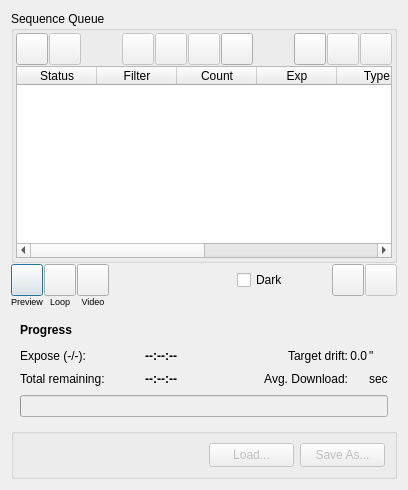
     <widget class="QWidget" name="rightLayoutWidget">
      <layout class="QVBoxLayout" name="RightLayout">
       <property name="spacing">
        <number>2</number>
       </property>
       <item>
        <layout class="QVBoxLayout" name="SequenceQueue">
         <property name="spacing">
          <number>1</number>
         </property>
         <item>
          <widget class="QGroupBox" name="sequenceBox">
           <property name="sizePolicy">
            <sizepolicy hsizetype="Expanding" vsizetype="Expanding">
             <horstretch>0</horstretch>
             <verstretch>0</verstretch>
            </sizepolicy>
           </property>
           <property name="title">
            <string>Sequence Queue</string>
           </property>
           <layout class="QVBoxLayout" name="verticalLayout_8">
            <property name="spacing">
             <number>1</number>
            </property>
            <property name="leftMargin">
             <number>2</number>
            </property>
            <property name="topMargin">
             <number>2</number>
            </property>
            <property name="rightMargin">
             <number>2</number>
            </property>
            <property name="bottomMargin">
             <number>2</number>
            </property>
            <item>
             <layout class="QHBoxLayout" name="horizontalLayout_14" stretch="0,0,1,0,0,0,0,0,2,0,0">
              <property name="spacing">
               <number>1</number>
              </property>
              <item>
               <widget class="QPushButton" name="addToQueueB">
                <property name="sizePolicy">
                 <sizepolicy hsizetype="Fixed" vsizetype="Fixed">
                  <horstretch>0</horstretch>
                  <verstretch>0</verstretch>
                 </sizepolicy>
                </property>
                <property name="minimumSize">
                 <size>
                  <width>32</width>
                  <height>32</height>
                 </size>
                </property>
                <property name="maximumSize">
                 <size>
                  <width>32</width>
                  <height>32</height>
                 </size>
                </property>
                <property name="text">
                 <string/>
                </property>
                <attribute name="buttonGroup">
                 <string notr="true">queueEditButtonGroup</string>
                </attribute>
               </widget>
              </item>
              <item>
               <widget class="QPushButton" name="removeFromQueueB">
                <property name="enabled">
                 <bool>false</bool>
                </property>
                <property name="sizePolicy">
                 <sizepolicy hsizetype="Fixed" vsizetype="Fixed">
                  <horstretch>0</horstretch>
                  <verstretch>0</verstretch>
                 </sizepolicy>
                </property>
                <property name="minimumSize">
                 <size>
                  <width>32</width>
                  <height>32</height>
                 </size>
                </property>
                <property name="maximumSize">
                 <size>
                  <width>32</width>
                  <height>32</height>
                 </size>
                </property>
                <property name="text">
                 <string/>
                </property>
                <attribute name="buttonGroup">
                 <string notr="true">queueEditButtonGroup</string>
                </attribute>
               </widget>
              </item>
              <item>
               <spacer name="horizontalSpacer_SQ1">
                <property name="orientation">
                 <enum>Qt::Horizontal</enum>
                </property>
                <property name="sizeType">
                 <enum>QSizePolicy::Expanding</enum>
                </property>
                <property name="sizeHint" stdset="0">
                 <size>
                  <width>40</width>
                  <height>20</height>
                 </size>
                </property>
               </spacer>
              </item>
              <item>
               <widget class="QPushButton" name="queueUpB">
                <property name="enabled">
                 <bool>false</bool>
                </property>
                <property name="sizePolicy">
                 <sizepolicy hsizetype="Fixed" vsizetype="Fixed">
                  <horstretch>0</horstretch>
                  <verstretch>0</verstretch>
                 </sizepolicy>
                </property>
                <property name="minimumSize">
                 <size>
                  <width>32</width>
                  <height>32</height>
                 </size>
                </property>
                <property name="maximumSize">
                 <size>
                  <width>32</width>
                  <height>32</height>
                 </size>
                </property>
                <property name="text">
                 <string/>
                </property>
                <attribute name="buttonGroup">
                 <string notr="true">queueEditButtonGroup</string>
                </attribute>
               </widget>
              </item>
              <item>
               <widget class="QPushButton" name="queueDownB">
                <property name="enabled">
                 <bool>false</bool>
                </property>
                <property name="sizePolicy">
                 <sizepolicy hsizetype="Fixed" vsizetype="Fixed">
                  <horstretch>0</horstretch>
                  <verstretch>0</verstretch>
                 </sizepolicy>
                </property>
                <property name="minimumSize">
                 <size>
                  <width>32</width>
                  <height>32</height>
                 </size>
                </property>
                <property name="maximumSize">
                 <size>
                  <width>32</width>
                  <height>32</height>
                 </size>
                </property>
                <property name="text">
                 <string/>
                </property>
                <attribute name="buttonGroup">
                 <string notr="true">queueEditButtonGroup</string>
                </attribute>
               </widget>
              </item>
              <item>
               <widget class="QPushButton" name="resetB">
                <property name="enabled">
                 <bool>false</bool>
                </property>
                <property name="sizePolicy">
                 <sizepolicy hsizetype="Fixed" vsizetype="Fixed">
                  <horstretch>0</horstretch>
                  <verstretch>0</verstretch>
                 </sizepolicy>
                </property>
                <property name="minimumSize">
                 <size>
                  <width>32</width>
                  <height>32</height>
                 </size>
                </property>
                <property name="maximumSize">
                 <size>
                  <width>32</width>
                  <height>32</height>
                 </size>
                </property>
                <property name="toolTip">
                 <string>Reset status of all jobs</string>
                </property>
                <property name="text">
                 <string/>
                </property>
                <attribute name="buttonGroup">
                 <string notr="true">queueEditButtonGroup</string>
                </attribute>
               </widget>
              </item>
              <item>
               <widget class="QPushButton" name="observerB">
                <property name="minimumSize">
                 <size>
                  <width>32</width>
                  <height>32</height>
                 </size>
                </property>
                <property name="maximumSize">
                 <size>
                  <width>32</width>
                  <height>32</height>
                 </size>
                </property>
                <property name="toolTip">
                 <string>Select Observer...</string>
                </property>
                <property name="text">
                 <string/>
                </property>
               </widget>
              </item>
              <item>
               <spacer name="horizontalSpacer_SQ2">
                <property name="orientation">
                 <enum>Qt::Horizontal</enum>
                </property>
                <property name="sizeHint" stdset="0">
                 <size>
                  <width>40</width>
                  <height>20</height>
                 </size>
                </property>
               </spacer>
              </item>
              <item>
               <widget class="QPushButton" name="queueLoadB">
                <property name="sizePolicy">
                 <sizepolicy hsizetype="Fixed" vsizetype="Fixed">
                  <horstretch>0</horstretch>
                  <verstretch>0</verstretch>
                 </sizepolicy>
                </property>
                <property name="minimumSize">
                 <size>
                  <width>32</width>
                  <height>32</height>
                 </size>
                </property>
                <property name="maximumSize">
                 <size>
                  <width>32</width>
                  <height>32</height>
                 </size>
                </property>
                <property name="toolTip">
                 <string>Load Capture Sequence from File...</string>
                </property>
                <property name="text">
                 <string/>
                </property>
                <attribute name="buttonGroup">
                 <string notr="true">queueEditButtonGroup</string>
                </attribute>
               </widget>
              </item>
              <item>
               <widget class="QPushButton" name="queueSaveB">
                <property name="enabled">
                 <bool>false</bool>
                </property>
                <property name="sizePolicy">
                 <sizepolicy hsizetype="Fixed" vsizetype="Fixed">
                  <horstretch>0</horstretch>
                  <verstretch>0</verstretch>
                 </sizepolicy>
                </property>
                <property name="minimumSize">
                 <size>
                  <width>32</width>
                  <height>32</height>
                 </size>
                </property>
                <property name="maximumSize">
                 <size>
                  <width>32</width>
                  <height>32</height>
                 </size>
                </property>
                <property name="toolTip">
                 <string>Save Capture Sequence...</string>
                </property>
                <property name="text">
                 <string/>
                </property>
                <attribute name="buttonGroup">
                 <string notr="true">queueEditButtonGroup</string>
                </attribute>
               </widget>
              </item>
              <item>
               <widget class="QPushButton" name="queueSaveAsB">
                <property name="enabled">
                 <bool>false</bool>
                </property>
                <property name="sizePolicy">
                 <sizepolicy hsizetype="Fixed" vsizetype="Fixed">
                  <horstretch>0</horstretch>
                  <verstretch>0</verstretch>
                 </sizepolicy>
                </property>
                <property name="minimumSize">
                 <size>
                  <width>32</width>
                  <height>32</height>
                 </size>
                </property>
                <property name="maximumSize">
                 <size>
                  <width>32</width>
                  <height>32</height>
                 </size>
                </property>
                <property name="toolTip">
                 <string>Save Capture Sequence As...</string>
                </property>
                <property name="text">
                 <string/>
                </property>
                <attribute name="buttonGroup">
                 <string notr="true">queueEditButtonGroup</string>
                </attribute>
               </widget>
              </item>
             </layout>
            </item>
            <item>
             <widget class="QTableWidget" name="queueTable">
              <property name="sizePolicy">
               <sizepolicy hsizetype="MinimumExpanding" vsizetype="MinimumExpanding">
                <horstretch>0</horstretch>
                <verstretch>0</verstretch>
               </sizepolicy>
              </property>
              <property name="horizontalScrollBarPolicy">
               <enum>Qt::ScrollBarAsNeeded</enum>
              </property>
              <property name="selectionBehavior">
               <enum>QAbstractItemView::SelectRows</enum>
              </property>
              <attribute name="horizontalHeaderMinimumSectionSize">
               <number>30</number>
              </attribute>
              <attribute name="horizontalHeaderDefaultSectionSize">
               <number>80</number>
              </attribute>
              <column>
               <property name="text">
                <string>Status</string>
               </property>
              </column>
              <column>
               <property name="text">
                <string>Filter</string>
               </property>
              </column>
              <column>
               <property name="text">
                <string>Count</string>
               </property>
              </column>
              <column>
               <property name="text">
                <string>Exp</string>
               </property>
              </column>
              <column>
               <property name="text">
                <string>Type</string>
               </property>
              </column>
              <column>
               <property name="text">
                <string>Bin</string>
               </property>
              </column>
              <column>
               <property name="text">
                <string>ISO/Gain</string>
               </property>
              </column>
              <column>
               <property name="text">
                <string>Offset</string>
               </property>
              </column>
             </widget>
            </item>
           </layout>
          </widget>
         </item>
         <item>
          <layout class="QGridLayout" name="buttonsGrid" columnstretch="0,0,0,3,0,1,0,0">
           <property name="verticalSpacing">
            <number>0</number>
           </property>
           <item row="1" column="2">
            <widget class="QLabel" name="videoLabel">
             <property name="font">
              <font>
               <pointsize>7</pointsize>
              </font>
             </property>
             <property name="text">
              <string>Video</string>
             </property>
             <property name="alignment">
              <set>Qt::AlignCenter</set>
             </property>
            </widget>
           </item>
           <item row="1" column="0">
            <widget class="QLabel" name="previewLabel">
             <property name="font">
              <font>
               <pointsize>7</pointsize>
              </font>
             </property>
             <property name="text">
              <string>Preview</string>
             </property>
             <property name="alignment">
              <set>Qt::AlignCenter</set>
             </property>
            </widget>
           </item>
           <item row="1" column="1">
            <widget class="QLabel" name="loopLabel">
             <property name="font">
              <font>
               <pointsize>7</pointsize>
              </font>
             </property>
             <property name="text">
              <string>Loop</string>
             </property>
             <property name="alignment">
              <set>Qt::AlignCenter</set>
             </property>
            </widget>
           </item>
           <item row="0" column="1">
            <widget class="QPushButton" name="loopB">
             <property name="minimumSize">
              <size>
               <width>32</width>
               <height>32</height>
              </size>
             </property>
             <property name="maximumSize">
              <size>
               <width>32</width>
               <height>32</height>
              </size>
             </property>
             <property name="toolTip">
              <string>Start Framing (Looping)...</string>
             </property>
             <property name="text">
              <string/>
             </property>
             <property name="icon">
              <iconset theme="media-playlist-repeat"/>
             </property>
             <property name="iconSize">
              <size>
               <width>28</width>
               <height>28</height>
              </size>
             </property>
             <attribute name="buttonGroup">
              <string notr="true">sequenceControlsButtonGroup</string>
             </attribute>
            </widget>
           </item>
           <item row="0" column="6">
            <widget class="QPushButton" name="startB">
             <property name="sizePolicy">
              <sizepolicy hsizetype="Fixed" vsizetype="Fixed">
               <horstretch>0</horstretch>
               <verstretch>0</verstretch>
              </sizepolicy>
             </property>
             <property name="minimumSize">
              <size>
               <width>32</width>
               <height>32</height>
              </size>
             </property>
             <property name="maximumSize">
              <size>
               <width>32</width>
               <height>32</height>
              </size>
             </property>
             <property name="toolTip">
              <string>Start Sequence</string>
             </property>
             <property name="text">
              <string/>
             </property>
             <attribute name="buttonGroup">
              <string notr="true">sequenceControlsButtonGroup</string>
             </attribute>
            </widget>
           </item>
           <item row="0" column="2">
            <widget class="QPushButton" name="liveVideoB">
             <property name="enabled">
              <bool>true</bool>
             </property>
             <property name="minimumSize">
              <size>
               <width>32</width>
               <height>32</height>
              </size>
             </property>
             <property name="maximumSize">
              <size>
               <width>32</width>
               <height>32</height>
              </size>
             </property>
             <property name="toolTip">
              <string>Live Video...</string>
             </property>
             <property name="styleSheet">
              <string notr="true"/>
             </property>
             <property name="text">
              <string/>
             </property>
             <property name="icon">
              <iconset theme="camera-off"/>
             </property>
             <property name="iconSize">
              <size>
               <width>28</width>
               <height>28</height>
              </size>
             </property>
             <property name="checkable">
              <bool>true</bool>
             </property>
             <attribute name="buttonGroup">
              <string notr="true">sequenceControlsButtonGroup</string>
             </attribute>
            </widget>
           </item>
           <item row="0" column="5">
            <spacer name="buttonSpacer">
             <property name="orientation">
              <enum>Qt::Horizontal</enum>
             </property>
             <property name="sizeType">
              <enum>QSizePolicy::Expanding</enum>
             </property>
             <property name="sizeHint" stdset="0">
              <size>
               <width>20</width>
               <height>20</height>
              </size>
             </property>
            </spacer>
           </item>
           <item row="0" column="3">
            <spacer name="horizontalSpacer_4">
             <property name="orientation">
              <enum>Qt::Horizontal</enum>
             </property>
             <property name="sizeHint" stdset="0">
              <size>
               <width>40</width>
               <height>20</height>
              </size>
             </property>
            </spacer>
           </item>
           <item row="0" column="0">
            <widget class="QPushButton" name="previewB">
             <property name="minimumSize">
              <size>
               <width>32</width>
               <height>32</height>
              </size>
             </property>
             <property name="maximumSize">
              <size>
               <width>32</width>
               <height>32</height>
              </size>
             </property>
             <property name="toolTip">
              <string>Capture a Preview...</string>
             </property>
             <property name="text">
              <string/>
             </property>
             <property name="icon">
              <iconset theme="camera-photo"/>
             </property>
             <property name="iconSize">
              <size>
               <width>28</width>
               <height>28</height>
              </size>
             </property>
             <property name="autoDefault">
              <bool>true</bool>
             </property>
             <property name="default">
              <bool>true</bool>
             </property>
             <attribute name="buttonGroup">
              <string notr="true">sequenceControlsButtonGroup</string>
             </attribute>
            </widget>
           </item>
           <item row="0" column="4">
            <widget class="QCheckBox" name="darkB">
             <property name="sizePolicy">
              <sizepolicy hsizetype="Minimum" vsizetype="Maximum">
               <horstretch>0</horstretch>
               <verstretch>0</verstretch>
              </sizepolicy>
             </property>
             <property name="sizeIncrement">
              <size>
               <width>0</width>
               <height>0</height>
              </size>
             </property>
             <property name="baseSize">
              <size>
               <width>0</width>
               <height>0</height>
              </size>
             </property>
             <property name="toolTip">
              <string>&lt;html&gt;&lt;head/&gt;&lt;body&gt;&lt;p&gt;Automatically apply dark subtraction on preview images if a suitable dark frame is available.&lt;/p&gt;&lt;/body&gt;&lt;/html&gt;</string>
             </property>
             <property name="text">
              <string>Dark</string>
             </property>
            </widget>
           </item>
           <item row="0" column="7">
            <widget class="QPushButton" name="pauseB">
             <property name="enabled">
              <bool>false</bool>
             </property>
             <property name="sizePolicy">
              <sizepolicy hsizetype="Fixed" vsizetype="Fixed">
               <horstretch>0</horstretch>
               <verstretch>0</verstretch>
              </sizepolicy>
             </property>
             <property name="minimumSize">
              <size>
               <width>32</width>
               <height>32</height>
              </size>
             </property>
             <property name="maximumSize">
              <size>
               <width>32</width>
               <height>32</height>
              </size>
             </property>
             <property name="toolTip">
              <string>Pause Sequence</string>
             </property>
             <property name="text">
              <string/>
             </property>
             <property name="autoDefault">
              <bool>true</bool>
             </property>
             <property name="default">
              <bool>true</bool>
             </property>
             <attribute name="buttonGroup">
              <string notr="true">sequenceControlsButtonGroup</string>
             </attribute>
            </widget>
           </item>
          </layout>
         </item>
        </layout>
       </item>
       <item>
        <layout class="QVBoxLayout" name="verticalLayout">
         <property name="spacing">
          <number>2</number>
         </property>
         <item>
          <widget class="QFrame" name="processGrid">
           <property name="frameShape">
            <enum>QFrame::Box</enum>
           </property>
           <property name="frameShadow">
            <enum>QFrame::Sunken</enum>
           </property>
           <property name="lineWidth">
            <number>0</number>
           </property>
           <layout class="QGridLayout" name="progressGrid" columnstretch="0,0,10,0,1,0">
            <property name="horizontalSpacing">
             <number>2</number>
            </property>
            <item row="2" column="0">
             <widget class="QLabel" name="jobLabel">
              <property name="text">
               <string>Total remaining:</string>
              </property>
             </widget>
            </item>
            <item row="1" column="0">
             <widget class="QLabel" name="frameInfoLabel">
              <property name="font">
               <font>
                <bold>false</bold>
               </font>
              </property>
              <property name="text">
               <string>Expose (-/-):</string>
              </property>
             </widget>
            </item>
            <item row="2" column="2">
             <spacer name="horizontalSpacer_5">
              <property name="orientation">
               <enum>Qt::Horizontal</enum>
              </property>
              <property name="sizeHint" stdset="0">
               <size>
                <width>40</width>
                <height>20</height>
               </size>
              </property>
             </spacer>
            </item>
            <item row="1" column="1">
             <widget class="QLabel" name="frameRemainingTime">
              <property name="minimumSize">
               <size>
                <width>70</width>
                <height>0</height>
               </size>
              </property>
              <property name="font">
               <font>
                <bold>true</bold>
               </font>
              </property>
              <property name="text">
               <string>--:--:--</string>
              </property>
              <property name="alignment">
               <set>Qt::AlignRight|Qt::AlignTrailing|Qt::AlignVCenter</set>
              </property>
             </widget>
            </item>
            <item row="2" column="4">
             <widget class="QLabel" name="avgDownloadTime">
              <property name="text">
               <string/>
              </property>
              <property name="alignment">
               <set>Qt::AlignRight|Qt::AlignTrailing|Qt::AlignVCenter</set>
              </property>
             </widget>
            </item>
            <item row="0" column="0">
             <widget class="QLabel" name="progressLabel">
              <property name="text">
               <string>&lt;b&gt;Progress&lt;/b&gt;</string>
              </property>
             </widget>
            </item>
            <item row="2" column="1">
             <widget class="QLabel" name="jobRemainingTime">
              <property name="minimumSize">
               <size>
                <width>70</width>
                <height>0</height>
               </size>
              </property>
              <property name="font">
               <font>
                <bold>true</bold>
               </font>
              </property>
              <property name="text">
               <string>--:--:--</string>
              </property>
              <property name="alignment">
               <set>Qt::AlignRight|Qt::AlignTrailing|Qt::AlignVCenter</set>
              </property>
             </widget>
            </item>
            <item row="2" column="3">
             <widget class="QLabel" name="avgDownloadLabel">
              <property name="text">
               <string>Avg. Download:</string>
              </property>
              <property name="alignment">
               <set>Qt::AlignRight|Qt::AlignTrailing|Qt::AlignVCenter</set>
              </property>
             </widget>
            </item>
            <item row="2" column="5">
             <widget class="QLabel" name="secLabel">
              <property name="text">
               <string>sec</string>
              </property>
             </widget>
            </item>
            <item row="0" column="1" colspan="5">
             <widget class="Ekos::LedStatusWidget" name="captureStatusWidget" native="true">
              <property name="minimumSize">
               <size>
                <width>0</width>
                <height>25</height>
               </size>
              </property>
             </widget>
            </item>
            <item row="3" column="0" colspan="6">
             <widget class="QProgressBar" name="imgProgress">
              <property name="enabled">
               <bool>false</bool>
              </property>
             </widget>
            </item>
            <item row="1" column="3">
             <widget class="QLabel" name="targetDriftLabel">
              <property name="text">
               <string>Target drift:</string>
              </property>
              <property name="alignment">
               <set>Qt::AlignRight|Qt::AlignTrailing|Qt::AlignVCenter</set>
              </property>
             </widget>
            </item>
            <item row="1" column="4">
             <widget class="QLabel" name="targetDrift">
              <property name="text">
               <string>0.0</string>
              </property>
              <property name="alignment">
               <set>Qt::AlignRight|Qt::AlignTrailing|Qt::AlignVCenter</set>
              </property>
             </widget>
            </item>
            <item row="1" column="5">
             <widget class="QLabel" name="targetDriftUnit">
              <property name="text">
               <string>&quot;</string>
              </property>
             </widget>
            </item>
           </layout>
          </widget>
         </item>
         <item>
          <widget class="QGroupBox" name="loadSaveBox">
           <property name="enabled">
            <bool>false</bool>
           </property>
           <property name="visible">
            <bool>false</bool>
           </property>
           <property name="flat">
            <bool>true</bool>
           </property>
           <layout class="QHBoxLayout" name="loadSaveLayout">
            <item>
             <spacer name="loadSaveSpacer">
              <property name="orientation">
               <enum>Qt::Horizontal</enum>
              </property>
              <property name="sizeHint" stdset="0">
               <size>
                <width>40</width>
                <height>20</height>
               </size>
              </property>
             </spacer>
            </item>
            <item>
             <widget class="QPushButton" name="esqLoadB">
              <property name="minimumSize">
               <size>
                <width>85</width>
                <height>24</height>
               </size>
              </property>
              <property name="maximumSize">
               <size>
                <width>85</width>
                <height>32</height>
               </size>
              </property>
              <property name="toolTip">
               <string>Load a new sequence file</string>
              </property>
              <property name="text">
               <string>Load...</string>
              </property>
             </widget>
            </item>
            <item>
             <widget class="QPushButton" name="esqSaveAsB">
              <property name="minimumSize">
               <size>
                <width>85</width>
                <height>24</height>
               </size>
              </property>
              <property name="maximumSize">
               <size>
                <width>85</width>
                <height>32</height>
               </size>
              </property>
              <property name="toolTip">
               <string>Save to a new sequence file</string>
              </property>
              <property name="text">
               <string>Save As...</string>
              </property>
             </widget>
            </item>
           </layout>
          </widget>
         </item>
        </layout>
       </item>
      </layout>
     </widget>
